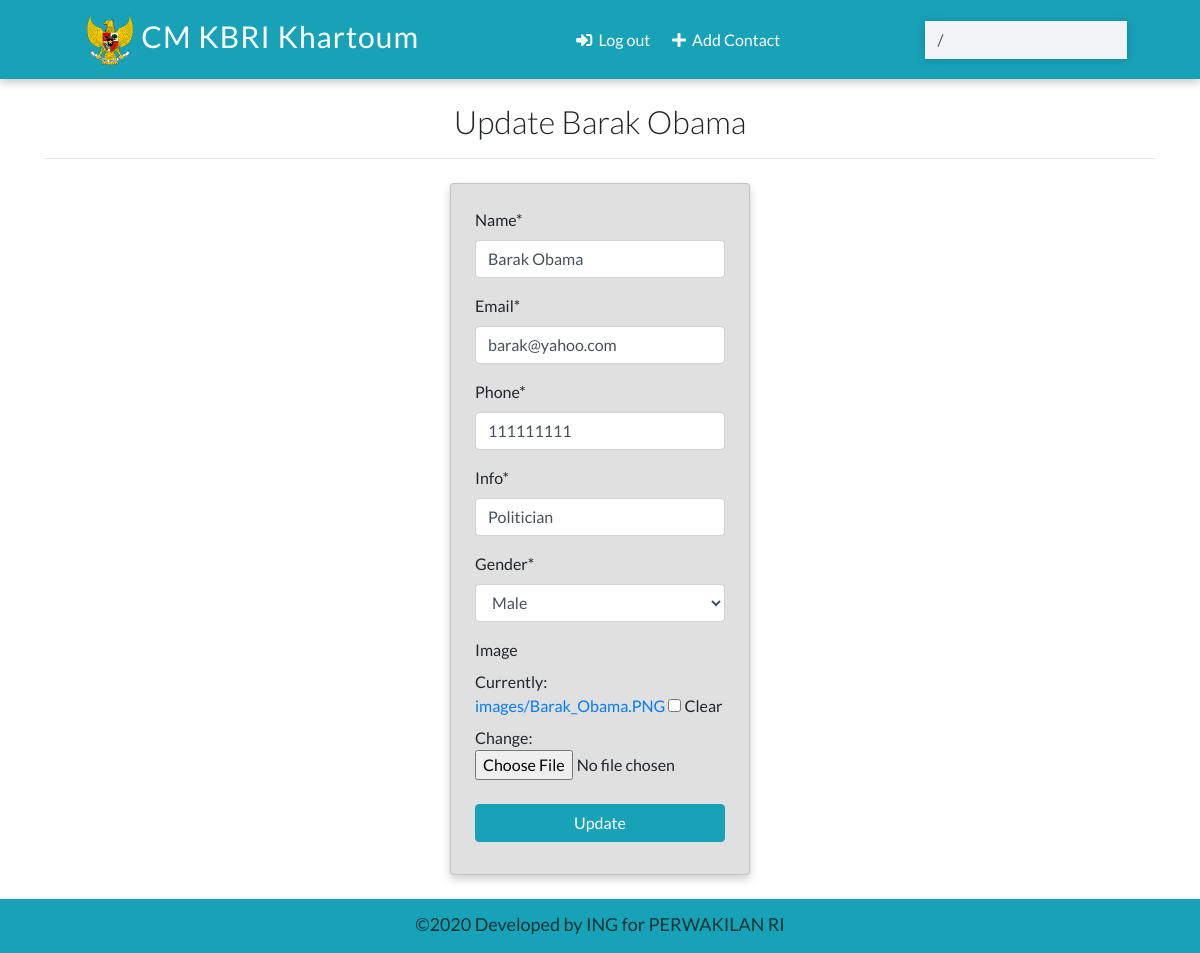
The page /contacts/update/5 (signed in) on the database its author committed.
### contacts/models.py (models this page shows)
class Contact(models.Model):
	name		= models.CharField(max_length=30)
	email		= models.CharField(max_length=100)
	phone		= models.IntegerField()
	info		= models.CharField(max_length=30)
	gender	= models.CharField(max_length=30, choices=(
							('male', 'Male'),
							('female', 'Female'),
							('other', 'Other')))
	image		= models.ImageField(upload_to='images/', blank=True)
	date_added 	= models.DateTimeField(default=datetime.now)
	def __str__(self):
		return self.name
	class Meta:
		ordering = ['-id']

### contacts/views.py (the view, shortened to what this page needs)
# urls.py: path('contacts/update/<int:pk>', views.ContactUpdateView.as_view(), name='update'),
class ContactUpdateView(LoginRequiredMixin, UpdateView):
	model = Contact
	template_name = 'update.html'
	fields = ['name', 'email', 'phone', 'info', 'gender', 'image']

### templates/update.html (shortened to what this page needs)
{% extends "base.html" %}
{% load crispy_forms_tags %}
{% block content %}
<div class="container">
	<h2 class="heading font-weight-light text-center">
		Update {{contact}}
	</h2>
	<hr>
</div>
<div class="container w-25 card p-4 mt-4">
	<form action="" method="POST" enctype="multipart/form-data">
	{{form|crispy}}
	<input type="submit" value="Update" class="w-100 text-white text-center my-2 btn btn-info" >
	</form>
</div>
{% endblock content %}

### static/css/main.css (style rules this page uses)
:root { --back: #17A2B8; --girl: #e64298; --boy: #2874dd; }
body { font-family: Lato, sans-serif; }
.card { box-shadow: 0 4px 8px 0 rgba(0, 0, 0, 0.2); transition: 0.3s; min-width: 250px; box-sizing: border-box; }
.card { background: #E0E0E0; }

### rows shown on the page
Contact: name "Barak Obama", email "barak@yahoo.com", phone "111111111", info "Politician", gender "Male"
